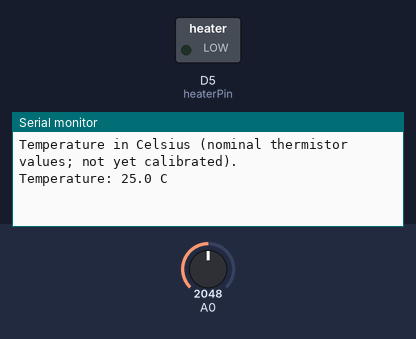
This sketch was run on a simulated Arduino Nano ESP32. Parts: switched loads named in the sketch (green lamp = pin HIGH), the last lines printed to the serial monitor. The test bench sets the inputs (shaded band); at power-on: A0 = 2048 (analog values on the 0–4095 scale).

Above: at 1.8 s.
1.9 s: A0 set to 69
At 2.8 s:
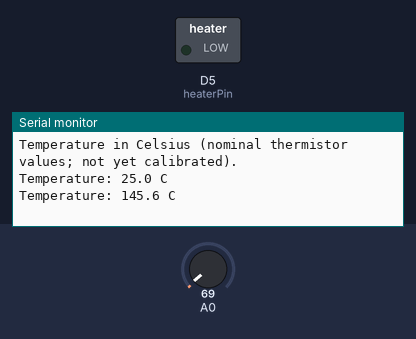
3.4 s: A0 set to 57
At 4.8 s:
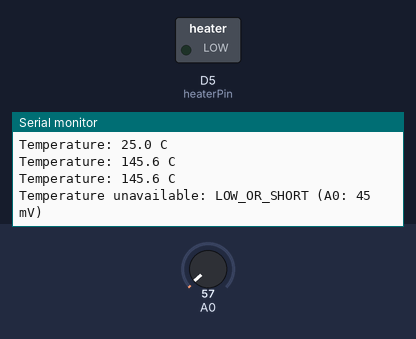

Measured:
- the behaviour switches between 64 and 63 on A0 (found by bisection; images 1 and 2)
- after the input at 1.9 s, the serial monitor: prints a new line after 0.10 s (image 1)
- after the input at 3.4 s, the serial monitor: prints a new line after 0.61 s (image 2)

The sketch:

Heating_Thermistor_Test.ino
```cpp
/*
  Nano ESP32 thermistor acquisition starter.

  Serial Monitor: 115200 baud. Output is readable Celsius once per second.
  Set Config::csvOutput to true for CSV logging instead.
  No third-party libraries are needed.
  D5 is held LOW: this sketch never enables or PWM-drives the heater.
  Keep the external heater supply disconnected during sensor development.
*/
#include <Arduino.h>
#include "Config.h"
#include "ThermistorMath.h"

#if !defined(ARDUINO_NANO_ESP32)
#error "Select Arduino Nano ESP32 (esp32:esp32:nano_nora), not the AVR Arduino Nano."
#endif

uint32_t lastSampleMs = 0;
bool serialWasConnected = false;

void setup() {
  digitalWrite(Config::heaterPin, LOW);
  pinMode(Config::heaterPin, OUTPUT);

  pinMode(Config::thermistorPin, INPUT);
  analogReadResolution(12);
  analogSetPinAttenuation(Config::thermistorPin, ADC_11db);
  Serial.begin(Config::serialBaud);
}

void printMeasurement(uint32_t now) {
  uint32_t rawTotal = 0;
  uint32_t millivoltTotal = 0;
  for (uint8_t i = 0; i < Config::averagingSamples; ++i) {
    // These are separate ADC conversions, averaged over the same short window.
    rawTotal += analogRead(Config::thermistorPin);
    millivoltTotal += analogReadMilliVolts(Config::thermistorPin);
  }

  const float raw = static_cast<float>(rawTotal) / Config::averagingSamples;
  const float mv = static_cast<float>(millivoltTotal) / Config::averagingSamples;
  const char* status = "OK";
  if (mv <= Config::minimumValidMv || raw <= 5.0f) {
    status = "LOW_OR_SHORT";
  } else if (mv >= Config::maximumValidMv || raw >= 4090.0f) {
    status = "HIGH_OR_OPEN";
  }
  bool valid = mv > Config::minimumValidMv &&
               mv < Config::maximumValidMv && raw > 5.0f && raw < 4090.0f;
  float resistance = NAN;
  float temperatureC = NAN;
  if (valid) {
    resistance = Config::fixedResistorOhms * mv / (Config::dividerSupplyMv - mv);
    temperatureC = thermistorCelsius(resistance, Config::thermistorReferenceOhms,
                                    Config::thermistorBetaKelvin,
                                    Config::thermistorReferenceC,
                                    Config::temperatureOffsetC);
    if (!isfinite(temperatureC)) {
      valid = false;
      status = "CONVERSION_ERROR";
    }
  }

  if (!Config::csvOutput) {
    if (valid) {
      Serial.print("Temperature: ");
      Serial.print(temperatureC, 1);
      Serial.println(" C");
    } else {
      Serial.print("Temperature unavailable: ");
      Serial.print(status);
      Serial.print(" (A0: ");
      Serial.print(mv, 0);
      Serial.println(" mV)");
    }
    return;
  }

  Serial.print(now);
  Serial.print(',');
  if (valid) {
    Serial.print(temperatureC, 2);
  }
  Serial.print(',');
  Serial.print(raw, 1);
  Serial.print(',');
  Serial.print(mv, 1);
  Serial.print(',');
  if (valid) {
    Serial.print(resistance, 1);
  }
  Serial.print(',');
  Serial.println(status);
}

void loop() {
  digitalWrite(Config::heaterPin, LOW);

  // USB serial can be opened later. Do not block startup waiting for a PC.
  if (!Serial) {
    serialWasConnected = false;
    return;
  }
  if (!serialWasConnected) {
    if (Config::csvOutput) {
      Serial.println("time_ms,temperature_C,raw_adc,voltage_mV,resistance_ohm,status");
    } else {
      Serial.println("Temperature in Celsius (nominal thermistor values; not yet calibrated).");
    }
    serialWasConnected = true;
  }

  const uint32_t now = millis();
  if (static_cast<uint32_t>(now - lastSampleMs) >= Config::sampleIntervalMs) {
    lastSampleMs = now;
    printMeasurement(now);
  }
}
```

Config.h
```cpp
#pragma once

#include <Arduino.h>

namespace Config {
// Board labels, not raw ESP32 GPIO numbers.
constexpr uint8_t thermistorPin = A0;
constexpr uint8_t heaterPin = D5;
constexpr uint32_t serialBaud = 115200;
constexpr uint32_t sampleIntervalMs = 1000;
constexpr uint8_t averagingSamples = 16;
constexpr bool csvOutput = false;  // false: readable Celsius; true: CSV logging

// Wiring: 3V3 -> fixed resistor -> A0 junction -> NTC -> GND.
// Replace these nominal values with measured values when calibrating.
constexpr float dividerSupplyMv = 3300.0f;
constexpr float fixedResistorOhms = 10000.0f;

// Course-kit AVX ND06P00103K: R25 = 10 kohm, material P beta = 4220 K.
// Datasheet: https://www.farnell.com/datasheets/86133.pdf (ND06 table, page 3).
// Nominal coefficients give an estimate until compared with a thermometer.
constexpr float thermistorReferenceOhms = 10000.0f;
constexpr float thermistorReferenceC = 25.0f;
constexpr float thermistorBetaKelvin = 4220.0f;
constexpr float temperatureOffsetC = 0.0f;  // leave zero until calibrated

// Diagnostic limits, not calibrated temperature limits. The ESP32-S3 ADC
// measures roughly up to 3.1 V with 11 dB attenuation; do not apply >3.3 V.
constexpr float minimumValidMv = 50.0f;
constexpr float maximumValidMv = 3000.0f;
}

static_assert(Config::averagingSamples > 0, "At least one ADC sample is required");
static_assert(Config::fixedResistorOhms > 0.0f, "Fixed resistor must be positive");
static_assert(Config::maximumValidMv < Config::dividerSupplyMv,
              "Valid sensor voltage must stay below the divider supply");
static_assert(Config::thermistorReferenceOhms > 0.0f, "Reference resistance must be positive");
static_assert(Config::thermistorBetaKelvin > 0.0f, "Thermistor beta must be positive");
static_assert(Config::thermistorReferenceC > -273.15f, "Reference must exceed absolute zero");
```

ThermistorMath.h
```cpp
#pragma once

#include <math.h>

// Beta equation; arguments keep this independent of the board and ADC APIs.
inline float thermistorCelsius(float resistanceOhms, float referenceOhms,
                              float betaKelvin, float referenceC,
                              float offsetC = 0.0f) {
  if (!isfinite(resistanceOhms) || resistanceOhms <= 0.0f ||
      !isfinite(referenceOhms) || referenceOhms <= 0.0f ||
      !isfinite(betaKelvin) || betaKelvin <= 0.0f ||
      !isfinite(referenceC) || referenceC <= -273.15f ||
      !isfinite(offsetC)) {
    return NAN;
  }
  const float inverseKelvin = 1.0f / (referenceC + 273.15f) +
                              logf(resistanceOhms / referenceOhms) / betaKelvin;
  if (!isfinite(inverseKelvin) || inverseKelvin <= 0.0f) {
    return NAN;
  }
  return 1.0f / inverseKelvin - 273.15f + offsetC;
}
```
